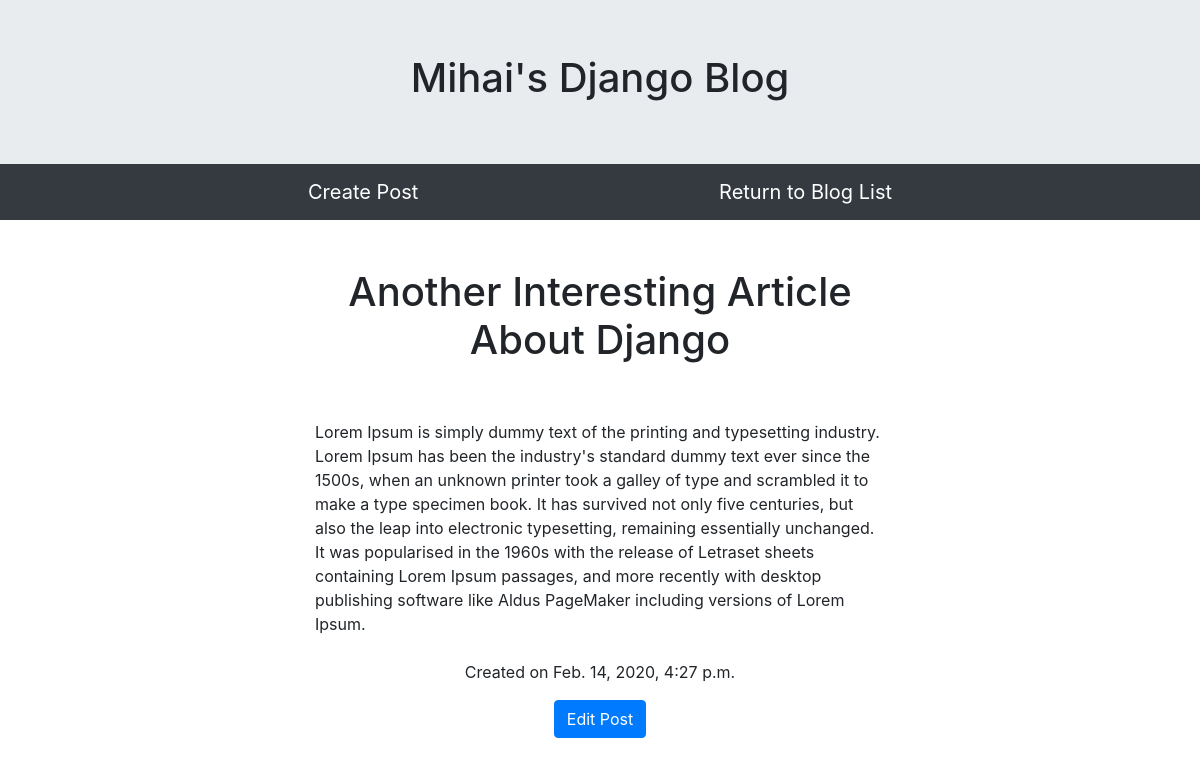
The app's page /blog/another-interesting-article-about-django/ with its own data.
### blog/models.py (models this page shows, shortened)
class Post(models.Model):
    title = models.CharField(max_length=100)
    description = models.TextField()
    date = models.DateTimeField(auto_now_add=True)
    slug = models.SlugField(max_length=100, unique=True, default=slugify(title))
    class Meta:
        ordering = ['-date']

### blog/views.py (the view)
# urls.py: url(r'^(?P<slug>[-\w]+)/$', post_description, name='blog_desc_view'),
def post_description(request, slug):
    post_object = get_object_or_404(Post, slug=slug)
    context = {'post': post_object }
    return render(request, 'blog/post_desc.html', context)

### blog/templates/blog/post_desc.html
{% extends 'base.html' %}
{% block content %}
<br></br>
<div class="offset-3 col-md-6">
    <h1 align="center">{{post.title}}</h1>
    <br></br>
    {{post.description}}
    <br></br>
    <p align="center">Created on {{post.date}}</p>
    <div class="col text-center">
        <a href="{% url 'blog:edit_post' pk=post.pk %}"><button class="btn btn-primary">Edit Post</button></a>
    </div>
</div>
{% endblock %}

### records on screen
Post: title "Another Interesting Article About Django", description "Lorem Ipsum is simply dummy text of the printing and typesetting industry. Lorem Ipsum has been the industry's standard dummy text ever since the 1500s, when an unknown printer took a galley of type and scrambled it to make a type specimen book. It has survived not only five centuries, but also the leap into electronic typesetting, remaining essentially unchanged. It was popularised in the 1960s with the release of Letraset sheets containing Lorem Ipsum passages, and more recently with desktop publishing software like Aldus PageMaker including versions of Lorem Ipsum.", date "Feb. 14, 2020, 4:27 p.m."
